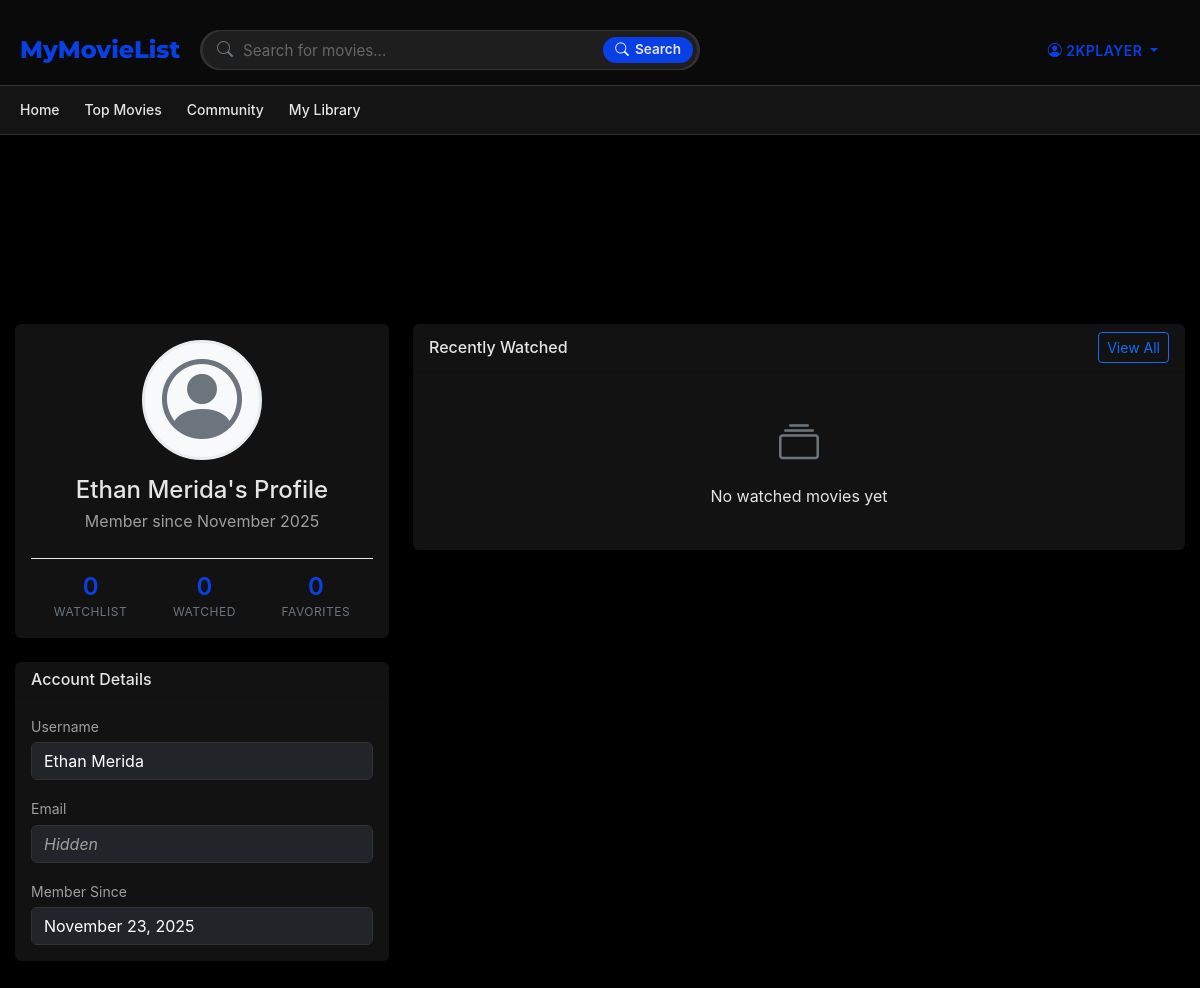
The page /profile/2 (signed in) on the database its author committed.
### board/models.py (models this page shows, shortened)
class User(UserMixin, db.Model):
    __tablename__ = 'users'
    id = db.Column(db.Integer, primary_key=True)
    username = db.Column(db.String(64), unique=True, nullable=False)
    email = db.Column(db.String(120), unique=True, nullable=False)
    password_hash = db.Column(db.String(128))
    created_at = db.Column(db.DateTime, default=datetime.utcnow)
    last_login = db.Column(db.DateTime)
    is_active = db.Column(db.Boolean, default=True)
    watchlist = db.relationship(
        'Movie',
        secondary=watchlist,
        lazy='dynamic',
        backref=db.backref('watchers', lazy='dynamic')
    )
    favorite_movies = db.relationship(
        'Movie',
        secondary=favorites,
        lazy='dynamic',
        backref=db.backref('favorited_by', lazy='dynamic')
    )
    watched_movies = db.relationship(
        'Movie',
        secondary=watched,
        lazy='dynamic',
        backref=db.backref('watched_by', lazy='dynamic')
    )

### board/pages.py (the view)
@bp.route('/profile')
@bp.route('/profile/<int:user_id>')
@login_required
def profile(user_id=None):
    if user_id is None:
        user = current_user
    else:
        user = User.query.get_or_404(user_id)
    is_own_profile = (user.id == current_user.id)
    stats = {
        'watchlist_count': user.watchlist.count(),
        'watched_count': user.watched_movies.count(),
        'favorites_count': user.favorite_movies.count()
    }
    recent_movies = user.watched_movies.order_by(Movie.created_at.desc()).limit(6).all()
    watched_movies = user.watched_movies.order_by(Movie.title).all()
    return render_template(
        'profile.html',
        user=user,
        stats=stats,
        recent_movies=recent_movies,
        watched_movies=watched_movies,
        is_own_profile=is_own_profile
    )

### board/templates/profile.html (shortened to what this page needs)
{% extends "base.html" %}
{% block content %}
<div class="container py-5">
    <div class="row">
        <div class="col-md-4">
            <div class="card mb-4">
                <div class="card-body text-center">
                    <div class="avatar-container mb-3">
                        <div class="avatar-placeholder">
                            <i class="bi bi-person-circle" style="font-size: 5rem; color: #6c757d;"></i>
                        </div>
                    </div>
                    <h4 class="mb-1">{{ user.username }}{% if not is_own_profile %}'s Profile{% endif %}</h4>
                    <p class="text-muted mb-3">Member since {{ user.created_at.strftime('%B %Y') }}</p>
                    <div class="stats-container">
                        <div class="stat-item">
                            <div class="stat-value">{{ stats.watchlist_count|default(0) }}</div>
                            <div class="stat-label">Watchlist</div>
                        </div>
                        <div class="stat-item">
                            <div class="stat-value">{{ stats.watched_count|default(0) }}</div>
                            <div class="stat-label">Watched</div>
                        </div>
                        <div class="stat-item">
                            <div class="stat-value">{{ stats.favorites_count|default(0) }}</div>
                            <div class="stat-label">Favorites</div>
                        </div>
                    </div>
                </div>
            </div>
            <div class="card mb-4">
                <div class="card-header">
                    <h6 class="mb-0">Account Details</h6>
                </div>
                <div class="card-body">
                    <div class="mb-3">
                        <label class="form-label small text-muted mb-1">Username</label>
                        <div class="form-control bg-dark text-white">{{ user.username }}</div>
                    </div>
                    <div class="mb-3">
                        <label class="form-label small text-muted mb-1">Email</label>
                        <div class="form-control bg-dark text-white">{% if is_own_profile %}{{ user.email }}{% else %}<em class="text-muted">Hidden</em>{% endif %}</div>
                    </div>
                    <div class="mb-0">
                        <label class="form-label small text-muted mb-1">Member Since</label>
                        <div class="form-control bg-dark text-white">{{ user.created_at.strftime('%B %d, %Y') }}</div>
                    </div>
                </div>
            </div>
        </div>
        <div class="col-md-8">
            <div class="card mb-4">
                <div class="card-header d-flex justify-content-between align-items-center">
                    <h6 class="mb-0">Recently Watched</h6>
                    <button onclick="toggleWatchedMovies()" class="btn btn-sm btn-outline-primary" id="view-all-btn">View All</button>
                </div>
                <div class="card-body">
                    {% if recent_movies %}
                        <div class="row row-cols-2 row-cols-md-3 g-3">
                            {% for movie in recent_movies %}
                                <div class="col">
                                    <div class="card h-100 border-0 shadow-sm">
                                        <a href="{{ url_for('pages.movie_detail', movie_id=movie.id) }}" class="text-decoration-none text-dark">
                                            {% if movie.poster_url %}
                                                <img src="{{ movie.poster_url }}" class="card-img-top" alt="{{ movie.title }}">
                                            {% else %}
                                                <div class="bg-light d-flex align-items-center justify-content-center" style="height: 200px;">
                                                    <i class="bi bi-film" style="font-size: 3rem; color: #6c757d;"></i>
                                                </div>
                                            {% endif %}
                                            <div class="card-body p-2">
                                                <h6 class="card-title mb-1 text-truncate">{{ movie.title }}</h6>
                                                <p class="card-text small text-muted mb-1">{{ movie.release_year }}</p>
                                                <div class="d-flex gap-1">
                                                    <span class="badge bg-success">Watched</span>
                                                </div>
                                            </div>
                                        </a>
                                    </div>
                                </div>
                            {% endfor %}
                        </div>
                    {% else %}
                        <div class="text-center py-4">
                            <i class="bi bi-collection" style="font-size: 2.5rem; color: #6c757d;"></i>
                            <p class="mt-2 mb-0">No watched movies yet</p>
                        </div>
                    {% endif %}
                </div>
            </div>
        </div>
    </div>
</div>
{% endblock %}

### board/templates/base.html (shortened to what this page needs)
<!DOCTYPE html>
<html lang="en">
<head>
    <link href="https://cdn.jsdelivr.net/npm/bootstrap@5.3.0/dist/css/bootstrap.min.css" rel="stylesheet">
    <link rel="stylesheet" href="https://cdn.jsdelivr.net/npm/bootstrap-icons@1.10.0/font/bootstrap-icons.css">
    <link rel="stylesheet" href="{{ url_for('static', filename='styles.css') }}">
    <link rel="stylesheet" href="{{ url_for('static', filename='css/movie_transitions.css') }}">
</head>
<body class="{% if request.endpoint == 'pages.my_library' %}library-page{% endif %}">
    <header class="header">
        <div class="header-top">
            <h1>MyMovieList</h1>
            <div class="search-container">
                <form action="{{ url_for('pages.search') }}" method="GET" class="search-form" id="searchForm">
                    <div class="search-bar">
                        <input
                            type="text"
                            name="q"
                            id="searchInput"
                            value="{{ search_query if search_query is defined else '' }}"
                            placeholder="Search for movies..."
                            class="search-input"
                            aria-label="Search movies"
                            required
                        >
                        <button type="submit" class="search-button" aria-label="Search">
                            <i class="bi bi-search"></i>
                            <span class="d-none d-sm-inline">Search</span>
                        </button>
                    </div>
                </form>
            </div>
            <div class="auth-buttons">
                {% if current_user.is_authenticated %}
                    <div class="dropdown">
                        <button class="btn btn-outline dropdown-toggle" type="button" id="userDropdown" data-bs-toggle="dropdown" aria-expanded="false">
                            <i class="bi bi-person-circle"></i> {{ current_user.username }}
                        </button>
                    </div>
                {% else %}
                    <a href="{{ url_for('pages.signin') }}" class="btn btn-outline">Sign In</a>
                    <a href="{{ url_for('pages.signup') }}" class="btn btn-primary">Sign Up</a>
                {% endif %}
            </div>
        </div>
        <nav class="main-nav">
            <div class="nav-container">
                <ul class="nav-links">
                    <li class="{% if request.endpoint == 'pages.home' %}active{% endif %}"><a href="{{ url_for('pages.home') }}">Home</a></li>
                    <li class="{% if request.endpoint == 'pages.top_movies' %}active{% endif %}"><a href="{{ url_for('pages.top_movies') }}">Top Movies</a></li>
                    <li class="{% if request.endpoint == 'pages.community' %}active{% endif %}"><a href="{{ url_for('pages.community') }}">Community</a></li>
                    {% if current_user.is_authenticated %}
                    <li class="{% if request.endpoint == 'pages.my_library' %}active{% endif %}"><a href="{{ url_for('pages.my_library') }}">My Library</a></li>
                    {% endif %}
                </ul>
            </div>
        </nav>
    </header>
    <main class="main-content">
        {% block content %}{% endblock %}
    </main>
</body>
</html>

### board/templates/profile.html (style rules this page uses)
.avatar-container { position: relative; width: 120px; height: 120px; margin: 0 auto; }
.avatar-placeholder { width: 100%; height: 100%; border-radius: 50%; background-color: #f8f9fa; display: flex; align-items: center; justify-content: center; border: 3px solid #e9ecef; }
.stats-container { display: flex; justify-content: space-around; margin-top: 1.5rem; padding-top: 1rem; border-top: 1px solid #e9ecef; }
.stat-item { text-align: center; }
.stat-value { font-size: 1.5rem; font-weight: 600; line-height: 1; color: var(--accent-color); }
.stat-label { font-size: 0.75rem; color: #6c757d; text-transform: uppercase; letter-spacing: 0.5px; }
.card { border: none; box-shadow: 0 0.125rem 0.25rem rgba(0, 0, 0, 0.075); transition: transform 0.2s ease, box-shadow 0.2s ease; }
.btn-outline-primary { --bs-btn-hover-bg: var(--accent-color); --bs-btn-hover-border-color: var(--accent-color); --bs-btn-active-bg: var(--accent-color); --bs-btn-active-border-color: var(--accent-color); }

### board/templates/base.html (style rules this page uses)
.header { transition: all 0.3s ease; }

### rows shown on the page
User: username "2KPLAYER"
User: username "Ethan Merida", created_at "November 2025", created_at "November 23, 2025"

### other values the page prints
{{ stats.watchlist_count|default(0) }} "0"
{{ stats.watched_count|default(0) }} "0"
{{ stats.favorites_count|default(0) }} "0"
